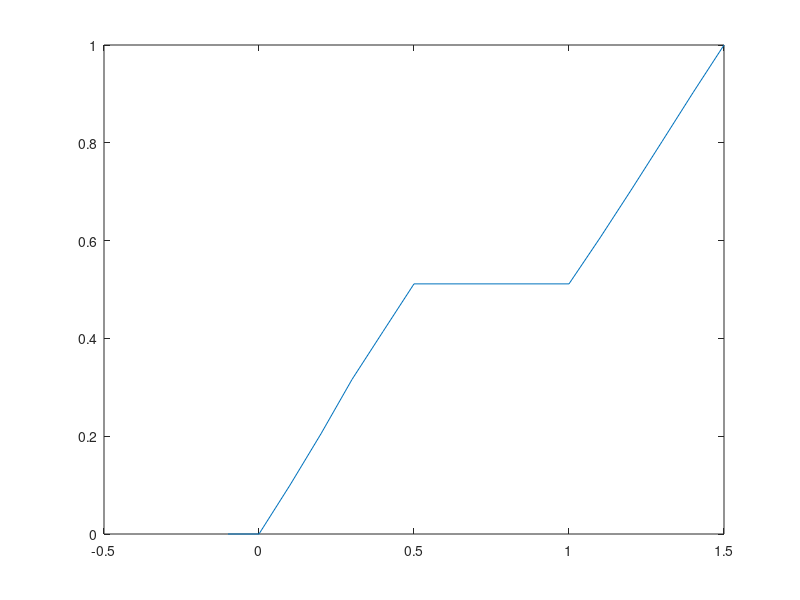

Source code (MATLAB):
U=unifrnd(0,1,2000,1);
for i=1:2000
if(U(i)>0)&&(U(i)<0.5)
Z(i)=U(i);
elseif U(i)==0.5
Z(i)=0.5;
elseif (U(i)>0.5)&&(U(i)<1)
Z(i)=U(i)+0.5;
endif
endfor
x=-0.1:0.1:1.5;
plot(x,empirical_cdf(x,Z))